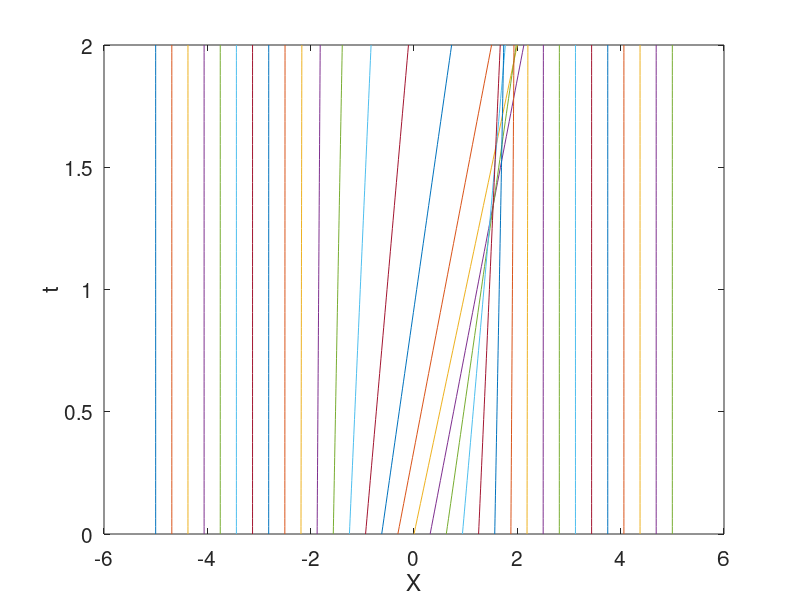

Reproduce this figure in MATLAB.
clear all
close all

%------
% plot characteristics
%------

Ntime = 32;
Ntime = 2*32;

time1=0.0;
time2=0.5;
time2=2.0;

Dt=(time2-time1)/Ntime;

ximin=-5.0;
ximax=1.2;
ximax=5.0;

Nxi=32;

Dxi=(ximax-ximin)/Nxi;

figure(1)
hold on

xi=-0;

%---
for repeat=1:Nxi+1

 xi = ximin+(repeat-1.0)*Dxi;

for i=1:Ntime+1
 t(i) = time1 +(i-1)*Dt;
 X(i) = tan(atan(xi)+t(i))-t(i);
 X(i) = xi+t(i);
 Vel = exp(-xi*xi);
 X(i) = xi+Vel*t(i);
end

 plot(X,t);

end
%---

%axis([0, 1, 0, 10])
%axis([0, 3, 0, 1.2])
%axis([-1 1 0 1])
xlabel('X','fontsize',15)
ylabel('t','fontsize',15)
set(gca,'fontsize',15)
box
